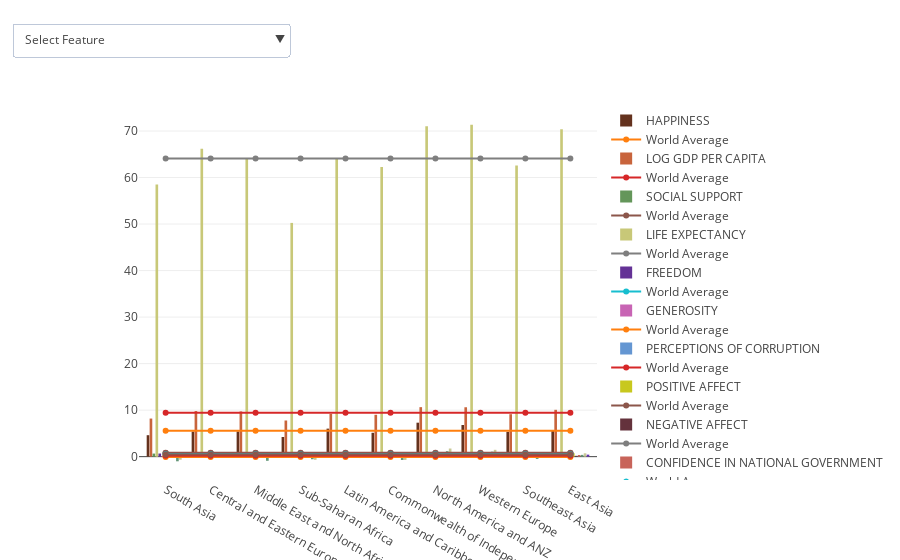

Source (notebook cell):
### Code cell
import plotly.plotly as py
import plotly.graph_objs as go 

from datetime import datetime
import pandas as pd

data = []
for i in range(len(featureList)):
    r = 100 * ((i%2)+1)
    g = 50 * ((i%4)+1)
    b = 30 * ((i%7)+1)
    co = 'rgb' + '(' + str(r) + ',' + str(g) + ',' + str(b) + ')'
    
    trace1 = go.Bar(
        x=regionList,
        y=mean_df[featureList[i]],
        name=featureList[i],
        marker=dict(color=co)
    )
    data.append(trace1)
    
    mean = []
    for j in range(len(regionList)):
        mean.append(mean_df.loc['World Mean'][featureList[i]])
        
    trace2 = go.Scatter(
        x=regionList,
        y=mean,
        name='World Average'
    )
    data.append(trace2)
    
    


updatemenus = list([
    dict(active=0,
         buttons=list([   
            dict(label = 'Select Feature',
                 method = 'update',
                 args = [{'visible': [False, False, False, False, False, False, False, False, False, False, 
                                      False, False, False, False, False, False, False, False, False, False,
                                      False, False, False, False, False, False]},
                        ]),
            dict(label = featureList[0],
                 method = 'update',
                 args = [{'visible': [True, True, False, False, False, False, False, False, False, False, 
                                      False, False, False, False, False, False, False, False, False, False,
                                      False, False, False, False, False, False]},
                        ]),
            dict(label = featureList[1],
                 method = 'update',
                 args = [{'visible': [False, False, True, True, False, False, False, False, False, False, 
                                      False, False, False, False, False, False, False, False, False, False, 
                                      False, False, False, False, False, False]},
                        ]),
            dict(label = featureList[2],
                 method = 'update',
                 args = [{'visible': [False, False, False, False, True, True, False, False, False, False, 
                                      False, False, False, False, False, False, False, False, False, False, 
                                      False, False, False, False, False, False]},
                        ]),
            dict(label = featureList[3],
                 method = 'update',
                 args = [{'visible': [False, False, False, False, False, False, True, True, False, False, 
                                      False, False, False, False, False, False, False, False, False, False, 
                                      False, False, False, False, False, False]},
                        ]),
            dict(label = featureList[4],
                 method = 'update',
                 args = [{'visible': [False, False, False, False, False, False, False, False, True, True, 
                                      False, False, False, False, False, False, False, False, False, False, 
                                      False, False, False, False, False, False]},
                        ]),
            dict(label = featureList[5],
                 method = 'update',
                 args = [{'visible': [False, False, False, False, False, False, False, False, False, False,
                                      True, True, False, False, False, False, False, False, False, False, 
                                      False, False, False, False, False, False]},
                        ]),
            dict(label = featureList[6],
                 method = 'update',
                 args = [{'visible': [False, False, False, False, False, False, False, False, False, False,
                                      False, False, True, True, False, False, False, False, False, False,
                                      False, False, False, False, False, False]},
                        ]),
            dict(label = featureList[7],
                 method = 'update',
                 args = [{'visible': [False, False, False, False, False, False, False, False, False, False,
                                      False, False, False, False, True, True, False, False, False, False,
                                      False, False, False, False, False, False]},
                        ]),
            dict(label = featureList[8],
                 method = 'update',
                 args = [{'visible': [False, False, False, False, False, False, False, False, False, False,
                                      False, False, False, False, False, False, True, True, False, False, 
                                      False, False, False, False, False, False]},
                        ]),
            dict(label = featureList[9],
                 method = 'update',
                 args = [{'visible': [False, False, False, False, False, False, False, False, False, False,
                                      False, False, False, False, False, False, False, False, 
                                      True, True, False, False, False, False, False, False]},
                        ]),
            dict(label = featureList[10],
                 method = 'update',
                 args = [{'visible': [False, False, False, False, False, False, False, False, False, False,
                                      False, False, False, False, False, False, False, False, 
                                      False, False, True, True, False, False, False, False]},
                        ]),
            dict(label = featureList[11],
                 method = 'update',
                 args = [{'visible': [False, False, False, False, False, False, False, False, False, False,
                                      False, False, False, False, False, False, False, False,
                                      False, False, False, False, True, True, False, False]},
                        ]),
            dict(label = featureList[12],
                 method = 'update',
                 args = [{'visible': [False, False, False, False, False, False, False, False, False, False,
                                      False, False, False, False, False, False, False, False, False, False,
                                      False, False, False, False, True, True]},
                        ])
            
        ]),
        direction = 'down',
        pad = {'r': 10, 't': 10},
        showactive = True,
        x = 0.35,
        # xanchor = 'left',
        y = 1.25,
        yanchor = 'top' 
    )
])



layout = dict(
                showlegend=True,
                updatemenus=updatemenus, 
                barmode='group',
                bargap=0.15,
                bargroupgap=0.1)

fig = dict(data=data, layout=layout)
iplot(fig)

### Figure 1 — Plotly figure (JSON) as saved in the notebook; plotly's stock layout.template omitted (floating-point values rounded to 4 significant figures)
{"data": [{"marker": {"color": "rgb(100,50,30)"}, "name": "HAPPINESS", "type": "bar", "uid": "481ab62e-0ba0-4477-9b50-40cbe85572b9", "x": ["South Asia", "Central and Eastern Europe", "Middle East and North Africa", "Sub-Saharan Africa", "Latin America and Caribbean", "Commonwealth of Independent States", "North America and ANZ", "Western Europe", "Southeast Asia", "East Asia"], "y": [4.61, 5.4, 5.42, 4.23, 6.02, 5.13, 7.3, 6.8, 5.34, 5.58, 5.58]}, {"name": "World Average", "type": "scatter", "uid": "d7886445-82ca-4e4d-a004-dad97999847a", "x": ["South Asia", "Central and Eastern Europe", "Middle East and North Africa", "Sub-Saharan Africa", "Latin America and Caribbean", "Commonwealth of Independent States", "North America and ANZ", "Western Europe", "Southeast Asia", "East Asia"], "y": [5.58, 5.58, 5.58, 5.58, 5.58, 5.58, 5.58, 5.58, 5.58, 5.58]}, {"marker": {"color": "rgb(200,100,60)"}, "name": "LOG GDP PER CAPITA", "type": "bar", "uid": "2ed0f577-5781-4460-8a04-a4f776515f9b", "x": ["South Asia", "Central and Eastern Europe", "Middle East and North Africa", "Sub-Saharan Africa", "Latin America and Caribbean", "Commonwealth of Independent States", "North America and ANZ", "Western Europe", "Southeast Asia", "East Asia"], "y": [8.19, 9.8, 9.72, 7.77, 9.21, 9, 10.64, 10.62, 9.13, 10.07, 9.42]}, {"name": "World Average", "type": "scatter", "uid": "6ee7bc47-3799-43ee-b0d8-9a6c5cba0255", "x": ["South Asia", "Central and Eastern Europe", "Middle East and North Africa", "Sub-Saharan Africa", "Latin America and Caribbean", "Commonwealth of Independent States", "North America and ANZ", "Western Europe", "Southeast Asia", "East Asia"], "y": [9.42, 9.42, 9.42, 9.42, 9.42, 9.42, 9.42, 9.42, 9.42, 9.42]}, {"marker": {"color": "rgb(100,150,90)"}, "name": "SOCIAL SUPPORT", "type": "bar", "uid": "80286c7d-e46b-49cb-b004-52ed4f09967e", "x": ["South Asia", "Central and Eastern Europe", "Middle East and North Africa", "Sub-Saharan Africa", "Latin America and Caribbean", "Commonwealth of Independent States", "North America and ANZ", "Western Europe", "Southeast Asia", "East Asia"], "y": [0.66, 0.85, 0.79, 0.71, 0.85, 0.82, 0.94, 0.92, 0.81, 0.85, 0.82]}, {"name": "World Average", "type": "scatter", "uid": "5238748e-8b1e-4e17-8bd0-eebc50e65854", "x": ["South Asia", "Central and Eastern Europe", "Middle East and North Africa", "Sub-Saharan Africa", "Latin America and Caribbean", "Commonwealth of Independent States", "North America and ANZ", "Western Europe", "Southeast Asia", "East Asia"], "y": [0.82, 0.82, 0.82, 0.82, 0.82, 0.82, 0.82, 0.82, 0.82, 0.82]}, {"marker": {"color": "rgb(200,200,120)"}, "name": "LIFE EXPECTANCY", "type": "bar", "uid": "0a2cd8f4-2730-4fc3-b026-ea7836f0546b", "x": ["South Asia", "Central and Eastern Europe", "Middle East and North Africa", "Sub-Saharan Africa", "Latin America and Caribbean", "Commonwealth of Independent States", "North America and ANZ", "Western Europe", "Southeast Asia", "East Asia"], "y": [58.51, 66.18, 64.09, 50.25, 64.07, 62.28, 71, 71.36, 62.61, 70.4, 64.08]}, {"name": "World Average", "type": "scatter", "uid": "7a9fe6b8-809a-4e21-816d-5cedad7d9746", "x": ["South Asia", "Central and Eastern Europe", "Middle East and North Africa", "Sub-Saharan Africa", "Latin America and Caribbean", "Commonwealth of Independent States", "North America and ANZ", "Western Europe", "Southeast Asia", "East Asia"], "y": [64.08, 64.08, 64.08, 64.08, 64.08, 64.08, 64.08, 64.08, 64.08, 64.08]}, {"marker": {"color": "rgb(100,50,150)"}, "name": "FREEDOM", "type": "bar", "uid": "3e160683-e9d5-4285-9da9-ddce6d4edf31", "x": ["South Asia", "Central and Eastern Europe", "Middle East and North Africa", "Sub-Saharan Africa", "Latin America and Caribbean", "Commonwealth of Independent States", "North America and ANZ", "Western Europe", "Southeast Asia", "East Asia"], "y": [0.67, 0.64, 0.67, 0.69, 0.77, 0.68, 0.9, 0.84, 0.85, 0.75, 0.75]}, {"name": "World Average", "type": "scatter", "uid": "8103ea37-de24-4caa-a34a-8f90dfd4166e", "x": ["South Asia", "Central and Eastern Europe", "Middle East and North Africa", "Sub-Saharan Africa", "Latin America and Caribbean", "Commonwealth of Independent States", "North America and ANZ", "Western Europe", "Southeast Asia", "East Asia"], "y": [0.75, 0.75, 0.75, 0.75, 0.75, 0.75, 0.75, 0.75, 0.75, 0.75]}, {"marker": {"color": "rgb(200,100,180)"}, "name": "GENEROSITY", "type": "bar", "uid": "7fe4b078-bfa5-476f-ac68-4b8432040bdb", "x": ["South Asia", "Central and Eastern Europe", "Middle East and North Africa", "Sub-Saharan Africa", "Latin America and Caribbean", "Commonwealth of Independent States", "North America and ANZ", "Western Europe", "Southeast Asia", "East Asia"], "y": [0.09, -0.1, -0.06, -0.01, -0.02, -0.12, 0.25, 0.09, 0.21, -0.03, 0.03]}, {"name": "World Average", "type": "scatter", "uid": "fda5b072-3c07-41fb-8f60-66298d5dd4be", "x": ["South Asia", "Central and Eastern Europe", "Middle East and North Africa", "Sub-Saharan Africa", "Latin America and Caribbean", "Commonwealth of Independent States", "North America and ANZ", "Western Europe", "Southeast Asia", "East Asia"], "y": [0.03, 0.03, 0.03, 0.03, 0.03, 0.03, 0.03, 0.03, 0.03, 0.03]}, {"marker": {"color": "rgb(100,150,210)"}, "name": "PERCEPTIONS OF CORRUPTION", "type": "bar", "uid": "087a94d8-626a-4bb4-84cd-ed519ac1e1e6", "x": ["South Asia", "Central and Eastern Europe", "Middle East and North Africa", "Sub-Saharan Africa", "Latin America and Caribbean", "Commonwealth of Independent States", "North America and ANZ", "Western Europe", "Southeast Asia", "East Asia"], "y": [0.81, 0.89, 0.7, 0.79, 0.79, 0.78, 0.45, 0.58, 0.73, 0.73, 0.73]}, {"name": "World Average", "type": "scatter", "uid": "ea46617b-3986-44cc-9968-eb8f39772cf6", "x": ["South Asia", "Central and Eastern Europe", "Middle East and North Africa", "Sub-Saharan Africa", "Latin America and Caribbean", "Commonwealth of Independent States", "North America and ANZ", "Western Europe", "Southeast Asia", "East Asia"], "y": [0.73, 0.73, 0.73, 0.73, 0.73, 0.73, 0.73, 0.73, 0.73, 0.73]}, {"marker": {"color": "rgb(200,200,30)"}, "name": "POSITIVE AFFECT", "type": "bar", "uid": "494adbc1-94e4-4649-8535-ee4adbbb32cb", "x": ["South Asia", "Central and Eastern Europe", "Middle East and North Africa", "Sub-Saharan Africa", "Latin America and Caribbean", "Commonwealth of Independent States", "North America and ANZ", "Western Europe", "Southeast Asia", "East Asia"], "y": [0.67, 0.63, 0.63, 0.68, 0.81, 0.62, 0.84, 0.77, 0.79, 0.74, 0.72]}, {"name": "World Average", "type": "scatter", "uid": "f505e546-cf8f-46a4-abe0-5f3fd090c5d5", "x": ["South Asia", "Central and Eastern Europe", "Middle East and North Africa", "Sub-Saharan Africa", "Latin America and Caribbean", "Commonwealth of Independent States", "North America and ANZ", "Western Europe", "Southeast Asia", "East Asia"], "y": [0.72, 0.72, 0.72, 0.72, 0.72, 0.72, 0.72, 0.72, 0.72, 0.72]}, {"marker": {"color": "rgb(100,50,60)"}, "name": "NEGATIVE AFFECT", "type": "bar", "uid": "c2af0407-44fa-4ddd-b9d5-1f549958516d", "x": ["South Asia", "Central and Eastern Europe", "Middle East and North Africa", "Sub-Saharan Africa", "Latin America and Caribbean", "Commonwealth of Independent States", "North America and ANZ", "Western Europe", "Southeast Asia", "East Asia"], "y": [0.27, 0.27, 0.34, 0.26, 0.28, 0.22, 0.23, 0.24, 0.25, 0.18, 0.25]}, {"name": "World Average", "type": "scatter", "uid": "4ddf1af8-0ca7-40fd-ab94-dddcf76c9bcf", "x": ["South Asia", "Central and Eastern Europe", "Middle East and North Africa", "Sub-Saharan Africa", "Latin America and Caribbean", "Commonwealth of Independent States", "North America and ANZ", "Western Europe", "Southeast Asia", "East Asia"], "y": [0.25, 0.25, 0.25, 0.25, 0.25, 0.25, 0.25, 0.25, 0.25, 0.25]}, {"marker": {"color": "rgb(200,100,90)"}, "name": "CONFIDENCE IN NATIONAL GOVERNMENT", "type": "bar", "uid": "6b959cb5-b0ea-411a-9c47-66cb536b8979", "x": ["South Asia", "Central and Eastern Europe", "Middle East and North Africa", "Sub-Saharan Africa", "Latin America and Caribbean", "Commonwealth of Independent States", "North America and ANZ", "Western Europe", "Southeast Asia", "East Asia"], "y": [0.59, 0.3, 0.53, 0.55, 0.4, 0.54, 0.51, 0.46, 0.76, 0.35, 0.5]}, {"name": "World Average", "type": "scatter", "uid": "122f0aba-cb2b-4570-8815-9223fae9ca5c", "x": ["South Asia", "Central and Eastern Europe", "Middle East and North Africa", "Sub-Saharan Africa", "Latin America and Caribbean", "Commonwealth of Independent States", "North America and ANZ", "Western Europe", "Southeast Asia", "East Asia"], "y": [0.5, 0.5, 0.5, 0.5, 0.5, 0.5, 0.5, 0.5, 0.5, 0.5]}, {"marker": {"color": "rgb(100,150,120)"}, "name": "DEMOCRATIC QUALITY", "type": "bar", "uid": "e9b7ea65-b7c8-4b4d-a7ed-7c94a184e186", "x": ["South Asia", "Central and Eastern Europe", "Middle East and North Africa", "Sub-Saharan Africa", "Latin America and Caribbean", "Commonwealth of Independent States", "North America and ANZ", "Western Europe", "Southeast Asia", "East Asia"], "y": [-1, 0.52, -0.89, -0.56, -0.08, -0.72, 1.17, 1.07, -0.49, 0.38, -0.06]}, {"name": "World Average", "type": "scatter", "uid": "e3e5aa64-20fc-4c63-8691-4994a6b534e3", "x": ["South Asia", "Central and Eastern Europe", "Middle East and North Africa", "Sub-Saharan Africa", "Latin America and Caribbean", "Commonwealth of Independent States", "North America and ANZ", "Western Europe", "Southeast Asia", "East Asia"], "y": [-0.06, -0.06, -0.06, -0.06, -0.06, -0.06, -0.06, -0.06, -0.06, -0.06]}, {"marker": {"color": "rgb(200,200,150)"}, "name": "DELIVERY QUALITY", "type": "bar", "uid": "a289ca46-db6b-406e-88de-55d2b257d64d", "x": ["South Asia", "Central and Eastern Europe", "Middle East and North Africa", "Sub-Saharan Africa", "Latin America and Caribbean", "Commonwealth of Independent States", "North America and ANZ", "Western Europe", "Southeast Asia", "East Asia"], "y": [-0.66, 0.4, -0.18, -0.68, -0.3, -0.7, 1.75, 1.47, -0.11, 0.72, 0.17]}, {"name": "World Average", "type": "scatter", "uid": "8300014f-537f-4a20-bd51-2b083a7808ea", "x": ["South Asia", "Central and Eastern Europe", "Middle East and North Africa", "Sub-Saharan Africa", "Latin America and Caribbean", "Commonwealth of Independent States", "North America and ANZ", "Western Europe", "Southeast Asia", "East Asia"], "y": [0.17, 0.17, 0.17, 0.17, 0.17, 0.17, 0.17, 0.17, 0.17, 0.17]}, {"marker": {"color": "rgb(100,50,180)"}, "name": "GINI", "type": "bar", "uid": "87ad068b-e657-4b8f-b3b9-22f89421bacd", "x": ["South Asia", "Central and Eastern Europe", "Middle East and North Africa", "Sub-Saharan Africa", "Latin America and Caribbean", "Commonwealth of Independent States", "North America and ANZ", "Western Europe", "Southeast Asia", "East Asia"], "y": [0.42, 0.37, 0.42, 0.55, 0.45, 0.36, 0.56, 0.4, 0.48, 0.43, 0.44]}, {"name": "World Average", "type": "scatter", "uid": "4171aae4-fc36-46ce-992a-3fb0508e1592", "x": ["South Asia", "Central and Eastern Europe", "Middle East and North Africa", "Sub-Saharan Africa", "Latin America and Caribbean", "Commonwealth of Independent States", "North America and ANZ", "Western Europe", "Southeast Asia", "East Asia"], "y": [0.44, 0.44, 0.44, 0.44, 0.44, 0.44, 0.44, 0.44, 0.44, 0.44]}], "layout": {"bargap": 0.15, "bargroupgap": 0.1, "barmode": "group", "showlegend": true, "updatemenus": [{"active": 0, "buttons": [{"args": [{"visible": [false, false, false, false, false, false, false, false, false, false, false, false, false, false, false, false, false, false, false, false, false, false, false, false, false, false]}], "label": "Select Feature", "method": "update"}, {"args": [{"visible": [true, true, false, false, false, false, false, false, false, false, false, false, false, false, false, false, false, false, false, false, false, false, false, false, false, false]}], "label": "HAPPINESS", "method": "update"}, {"args": [{"visible": [false, false, true, true, false, false, false, false, false, false, false, false, false, false, false, false, false, false, false, false, false, false, false, false, false, false]}], "label": "LOG GDP PER CAPITA", "method": "update"}, {"args": [{"visible": [false, false, false, false, true, true, false, false, false, false, false, false, false, false, false, false, false, false, false, false, false, false, false, false, false, false]}], "label": "SOCIAL SUPPORT", "method": "update"}, {"args": [{"visible": [false, false, false, false, false, false, true, true, false, false, false, false, false, false, false, false, false, false, false, false, false, false, false, false, false, false]}], "label": "LIFE EXPECTANCY", "method": "update"}, {"args": [{"visible": [false, false, false, false, false, false, false, false, true, true, false, false, false, false, false, false, false, false, false, false, false, false, false, false, false, false]}], "label": "FREEDOM", "method": "update"}, {"args": [{"visible": [false, false, false, false, false, false, false, false, false, false, true, true, false, false, false, false, false, false, false, false, false, false, false, false, false, false]}], "label": "GENEROSITY", "method": "update"}, {"args": [{"visible": [false, false, false, false, false, false, false, false, false, false, false, false, true, true, false, false, false, false, false, false, false, false, false, false, false, false]}], "label": "PERCEPTIONS OF CORRUPTION", "method": "update"}, {"args": [{"visible": [false, false, false, false, false, false, false, false, false, false, false, false, false, false, true, true, false, false, false, false, false, false, false, false, false, false]}], "label": "POSITIVE AFFECT", "method": "update"}, {"args": [{"visible": [false, false, false, false, false, false, false, false, false, false, false, false, false, false, false, false, true, true, false, false, false, false, false, false, false, false]}], "label": "NEGATIVE AFFECT", "method": "update"}, {"args": [{"visible": [false, false, false, false, false, false, false, false, false, false, false, false, false, false, false, false, false, false, true, true, false, false, false, false, false, false]}], "label": "CONFIDENCE IN NATIONAL GOVERNMENT", "method": "update"}, {"args": [{"visible": [false, false, false, false, false, false, false, false, false, false, false, false, false, false, false, false, false, false, false, false, true, true, false, false, false, false]}], "label": "DEMOCRATIC QUALITY", "method": "update"}, {"args": [{"visible": [false, false, false, false, false, false, false, false, false, false, false, false, false, false, false, false, false, false, false, false, false, false, true, true, false, false]}], "label": "DELIVERY QUALITY", "method": "update"}, {"args": [{"visible": [false, false, false, false, false, false, false, false, false, false, false, false, false, false, false, false, false, false, false, false, false, false, false, false, true, true]}], "label": "GINI", "method": "update"}], "direction": "down", "pad": {"r": 10, "t": 10}, "showactive": true, "x": 0.35, "y": 1.25, "yanchor": "top"}]}}
